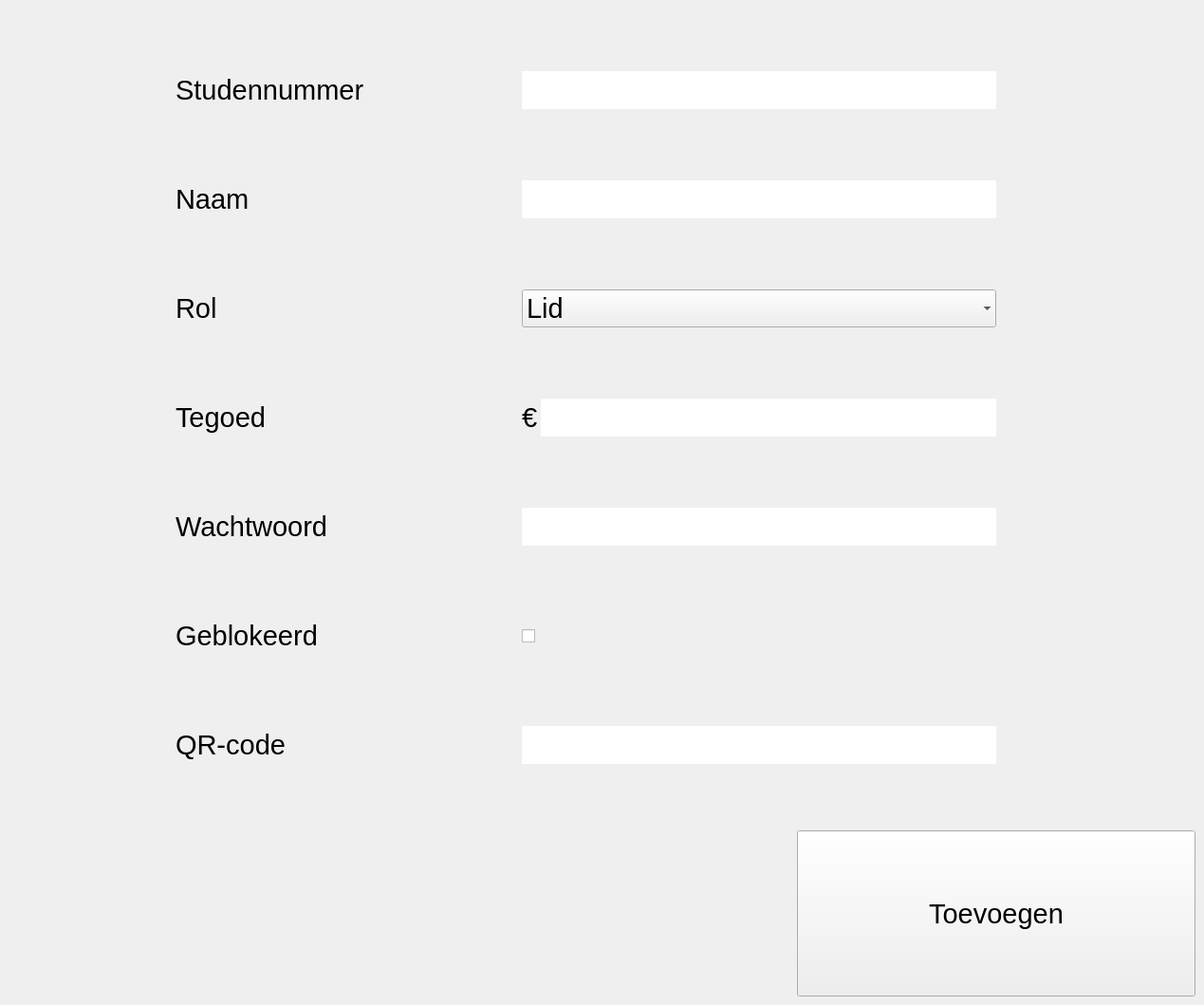
        <widget class="QWidget" name="NewUser_page">
         <widget class="QLabel" name="lbl_ID_ADD">
          <property name="geometry">
           <rect>
            <x>185</x>
            <y>75</y>
            <width>220</width>
            <height>40</height>
           </rect>
          </property>
          <property name="font">
           <font>
            <pointsize>22</pointsize>
           </font>
          </property>
          <property name="text">
           <string>Studennummer</string>
          </property>
         </widget>
         <widget class="QLineEdit" name="line_AMOUNT_ADD">
          <property name="geometry">
           <rect>
            <x>570</x>
            <y>420</y>
            <width>480</width>
            <height>40</height>
           </rect>
          </property>
          <property name="font">
           <font>
            <pointsize>22</pointsize>
           </font>
          </property>
          <property name="frame">
           <bool>false</bool>
          </property>
         </widget>
         <widget class="QLineEdit" name="line_PASSWORD_ADD">
          <property name="geometry">
           <rect>
            <x>550</x>
            <y>535</y>
            <width>500</width>
            <height>40</height>
           </rect>
          </property>
          <property name="font">
           <font>
            <pointsize>22</pointsize>
           </font>
          </property>
          <property name="inputMethodHints">
           <set>Qt::ImhHiddenText|Qt::ImhNoAutoUppercase|Qt::ImhNoPredictiveText|Qt::ImhSensitiveData</set>
          </property>
          <property name="frame">
           <bool>false</bool>
          </property>
          <property name="echoMode">
           <enum>QLineEdit::Password</enum>
          </property>
         </widget>
         <widget class="QLabel" name="lbl_TITLE_ADD">
          <property name="geometry">
           <rect>
            <x>185</x>
            <y>305</y>
            <width>220</width>
            <height>40</height>
           </rect>
          </property>
          <property name="font">
           <font>
            <pointsize>22</pointsize>
           </font>
          </property>
          <property name="text">
           <string>Rol</string>
          </property>
         </widget>
         <widget class="QLabel" name="lbl_BLOCK_ADD">
          <property name="geometry">
           <rect>
            <x>185</x>
            <y>650</y>
            <width>220</width>
            <height>40</height>
           </rect>
          </property>
          <property name="font">
           <font>
            <pointsize>22</pointsize>
           </font>
          </property>
          <property name="text">
           <string>Geblokeerd</string>
          </property>
         </widget>
         <widget class="QLabel" name="lbl_QR_ADD">
          <property name="geometry">
           <rect>
            <x>185</x>
            <y>765</y>
            <width>220</width>
            <height>40</height>
           </rect>
          </property>
          <property name="font">
           <font>
            <pointsize>22</pointsize>
           </font>
          </property>
          <property name="text">
           <string>QR-code</string>
          </property>
         </widget>
         <widget class="QComboBox" name="line_TITLE_ADD">
          <property name="geometry">
           <rect>
            <x>550</x>
            <y>305</y>
            <width>500</width>
            <height>40</height>
           </rect>
          </property>
          <property name="font">
           <font>
            <pointsize>22</pointsize>
           </font>
          </property>
          <property name="frame">
           <bool>false</bool>
          </property>
          <item>
           <property name="text">
            <string>Lid</string>
           </property>
          </item>
          <item>
           <property name="text">
            <string>Commissie</string>
           </property>
          </item>
          <item>
           <property name="text">
            <string>Bestuur</string>
           </property>
          </item>
         </widget>
         <widget class="QLabel" name="lbl_PASSWORD_ADD">
          <property name="geometry">
           <rect>
            <x>185</x>
            <y>535</y>
            <width>220</width>
            <height>40</height>
           </rect>
          </property>
          <property name="font">
           <font>
            <pointsize>22</pointsize>
           </font>
          </property>
          <property name="text">
           <string>Wachtwoord</string>
          </property>
         </widget>
         <widget class="QPushButton" name="btn_ADD">
          <property name="geometry">
           <rect>
            <x>840</x>
            <y>875</y>
            <width>420</width>
            <height>175</height>
           </rect>
          </property>
          <property name="font">
           <font>
            <pointsize>22</pointsize>
           </font>
          </property>
          <property name="focusPolicy">
           <enum>Qt::NoFocus</enum>
          </property>
          <property name="text">
           <string>Toevoegen</string>
          </property>
          <property name="checkable">
           <bool>false</bool>
          </property>
          <property name="checked">
           <bool>false</bool>
          </property>
          <property name="autoExclusive">
           <bool>false</bool>
          </property>
         </widget>
         <widget class="QLabel" name="lbl_NAME_ADD">
          <property name="geometry">
           <rect>
            <x>185</x>
            <y>190</y>
            <width>220</width>
            <height>40</height>
           </rect>
          </property>
          <property name="font">
           <font>
            <pointsize>22</pointsize>
           </font>
          </property>
          <property name="text">
           <string>Naam</string>
          </property>
         </widget>
         <widget class="QLabel" name="lbl_AMOUNT_ADD">
          <property name="geometry">
           <rect>
            <x>185</x>
            <y>420</y>
            <width>220</width>
            <height>40</height>
           </rect>
          </property>
          <property name="font">
           <font>
            <pointsize>22</pointsize>
           </font>
          </property>
          <property name="text">
           <string>Tegoed</string>
          </property>
         </widget>
         <widget class="QLineEdit" name="line_QR_ADD">
          <property name="geometry">
           <rect>
            <x>550</x>
            <y>765</y>
            <width>500</width>
            <height>40</height>
           </rect>
          </property>
          <property name="font">
           <font>
            <pointsize>22</pointsize>
           </font>
          </property>
          <property name="frame">
           <bool>false</bool>
          </property>
         </widget>
         <widget class="QCheckBox" name="line_BLOCK_ADD">
          <property name="geometry">
           <rect>
            <x>550</x>
            <y>650</y>
            <width>500</width>
            <height>40</height>
           </rect>
          </property>
          <property name="font">
           <font>
            <pointsize>23</pointsize>
           </font>
          </property>
          <property name="text">
           <string/>
          </property>
         </widget>
         <widget class="QLineEdit" name="line_ID_ADD">
          <property name="geometry">
           <rect>
            <x>550</x>
            <y>75</y>
            <width>500</width>
            <height>40</height>
           </rect>
          </property>
          <property name="font">
           <font>
            <pointsize>22</pointsize>
           </font>
          </property>
          <property name="frame">
           <bool>false</bool>
          </property>
         </widget>
         <widget class="QLineEdit" name="line_NAME_ADD">
          <property name="geometry">
           <rect>
            <x>550</x>
            <y>190</y>
            <width>500</width>
            <height>40</height>
           </rect>
          </property>
          <property name="font">
           <font>
            <pointsize>22</pointsize>
           </font>
          </property>
          <property name="frame">
           <bool>false</bool>
          </property>
         </widget>
         <widget class="QLabel" name="euroteken_4">
          <property name="geometry">
           <rect>
            <x>550</x>
            <y>420</y>
            <width>20</width>
            <height>40</height>
           </rect>
          </property>
          <property name="font">
           <font>
            <pointsize>22</pointsize>
           </font>
          </property>
          <property name="styleSheet">
           <string notr="true"/>
          </property>
          <property name="text">
           <string>€</string>
          </property>
          <property name="alignment">
           <set>Qt::AlignLeading|Qt::AlignLeft|Qt::AlignVCenter</set>
          </property>
         </widget>
         <widget class="QLabel" name="ERROR_ADDUSR">
          <property name="geometry">
           <rect>
            <x>157</x>
            <y>930</y>
            <width>525</width>
            <height>60</height>
           </rect>
          </property>
          <property name="font">
           <font>
            <pointsize>22</pointsize>
           </font>
          </property>
          <property name="text">
           <string/>
          </property>
         </widget>
        </widget>
